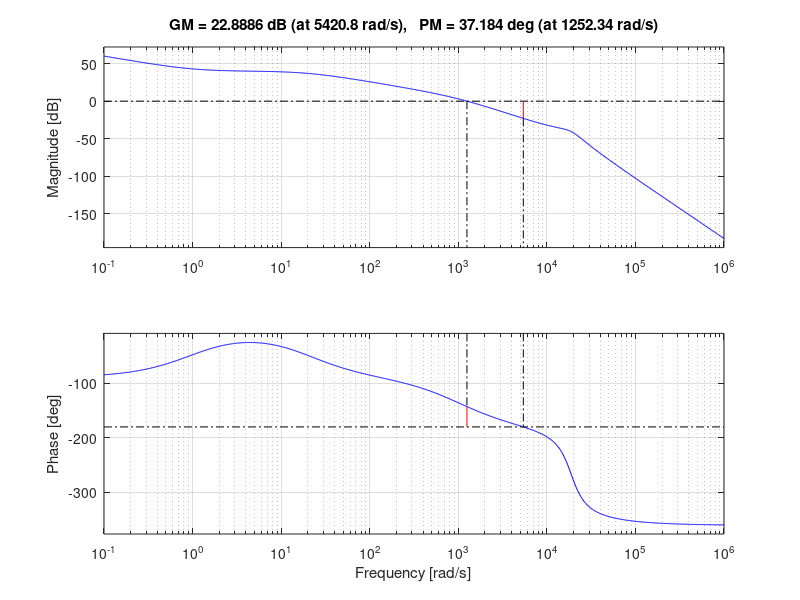
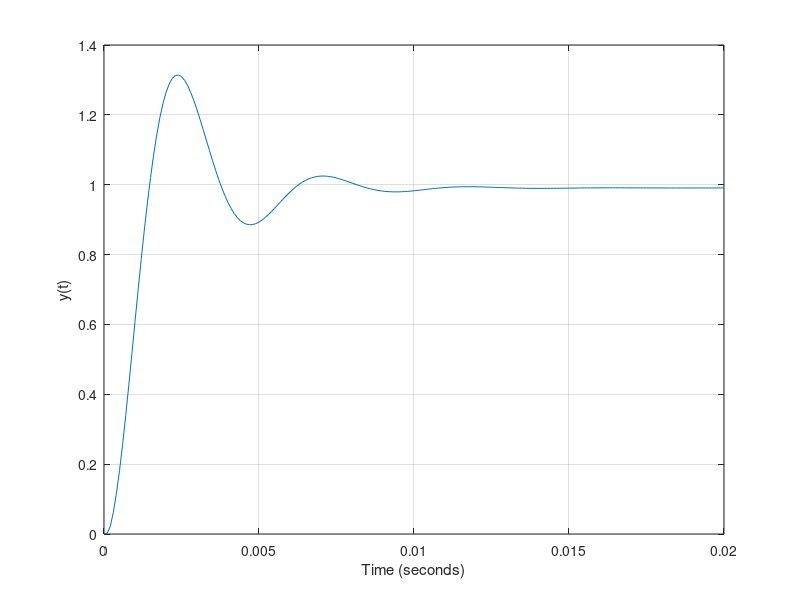

Recreate these plots in MATLAB, in order.
K=400;nc=K*[1 1]; dc=[0 1]; sysc=tf(nc,dc);nm=[5]; dm=[0.001 1]; sysm=tf(nm,dm);na=[0.05]; da=[0.05 1 0]; sysa=tf(na,da);ng=[1]; dg=[1/18850^2 2*0.3/18850 1]; sysg=tf(ng,dg);syso=series(sysc,series(sysm,series(sysa,sysg)))figure(1)margin(syso)sysc=feedback(syso,[1]);figure(2)t=[0:0.0001:0.02];y=step(sysc,t); plot(t,y);xlabel('Time (seconds)'); ylabel('y(t)'), grid